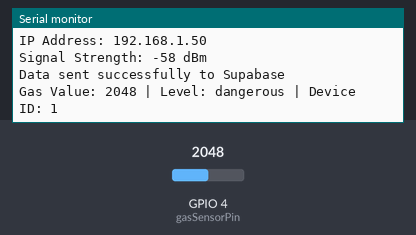
Bench run of a sketch on a simulated ESP32. Parts: the last lines printed to the serial monitor. The inputs (shaded band) are chosen by the test bench; at power-on: GPIO 4 (gasSensorPin) = 2048. WiFi joins after 1.5 s; servers stay silent unless stated; uploads are accepted with an empty reply; the local clock reads 2024-03-15 10:24:30 at power-on unless the sketch sets it; web services answer with replies made up by the test bench.

Above: at 3.7 s.
3.8 s: GPIO 4 (gasSensorPin) set to 984
At 9.7 s:
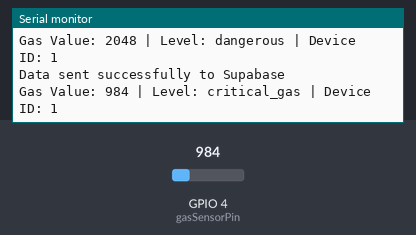
14.7 s: GPIO 4 (gasSensorPin) set to 560
At 20.6 s:
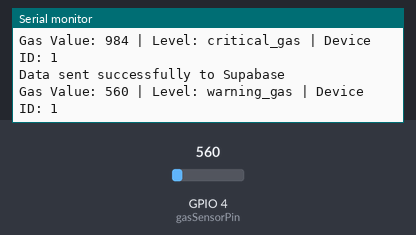
25.6 s: GPIO 4 (gasSensorPin) set to 260
At 30.3 s:
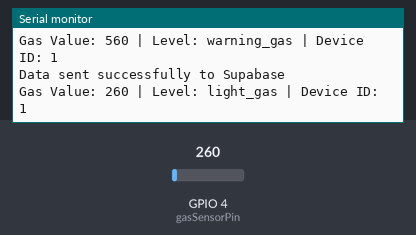
36.5 s: GPIO 4 (gasSensorPin) set to 60
At 41.2 s:
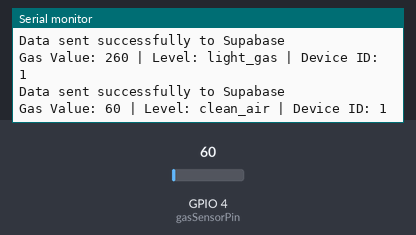

The sketch:

gas_sesnor.ino
```cpp
#include <WiFi.h>
#include <HTTPClient.h>
#include <ArduinoJson.h>

// WiFi credentials
const char* ssid = "ZTE_2.4G_LNZh9p";
const char* password = "WUFT9tZ5";

// Supabase configuration
const char* supabaseUrl = "https://yqoenpsoluwmjrlliwdo.supabase.co";
const char* supabaseKey = "eyJhbGciOiJIUzI1NiIsInR5cCI6IkpXVCJ9.eyJpc3MiOiJzdXBhYmFzZSIsInJlZiI6Inlxb2VucHNvbHV3bWpybGxpd2RvIiwicm9sZSI6ImFub24iLCJpYXQiOjE3NDk0NTgzNDEsImV4cCI6MjA2NTAzNDM0MX0.YQx7Qjw7gJD5Vv7_Z3LCQLaCACsLvfvW2IR7YIpAps0";

// Device identification
const int deviceId = 1;  // Simple integer device ID
const char* deviceName = "Kitchen Gas Sensor";

// MQ5 Gas Sensor pinf
const int gasSensorPin = 4; // Analog pin for MQ5 sensor

// Gas level thresholds
const int CLEAN_AIR_THRESHOLD = 100;    // Below this value is considered clean air
const int LIGHT_GAS_THRESHOLD = 300;    // Light gas detection threshold
const int WARNING_GAS_THRESHOLD = 600;  // Warning gas level threshold
const int CRITICAL_GAS_THRESHOLD = 1000; // Critical gas level threshold

void setup() {
  Serial.begin(115200);
  delay(1000); // Give time for serial monitor to start

  // Connect to WiFi with timeout and retry mechanism
  connectToWiFi();
}

void loop() {
  // Check WiFi connection and reconnect if needed
  if (WiFi.status() != WL_CONNECTED) {
    Serial.println("WiFi disconnected. Reconnecting...");
    connectToWiFi();
  }

  if (WiFi.status() == WL_CONNECTED) {
    // Read gas sensor value
    int gasValue = analogRead(gasSensorPin);
    String gasLevel = getGasLevel(gasValue);

    // Create JSON payload with device info
    StaticJsonDocument<300> doc;
    doc["gas_value"] = gasValue;
    doc["gas_level"] = gasLevel;
    doc["device_id"] = deviceId;
    doc["device_name"] = deviceName;
    doc["timestamp"] = getTimestamp();

    String jsonString;
    serializeJson(doc, jsonString);

    // Send data to Supabase
    sendToSupabase(jsonString);

    // Print values to Serial Monitor
    Serial.print("Gas Value: ");
    Serial.print(gasValue);
    Serial.print(" | Level: ");
    Serial.print(gasLevel);
    Serial.print(" | Device ID: ");
    Serial.println(deviceId);
  } else {
    Serial.println("WiFi not connected. Skipping data transmission.");
  }

  delay(5000); // Wait for 5 seconds before next reading
}

String getGasLevel(int value) {
  if (value < CLEAN_AIR_THRESHOLD) return "clean_air";
  if (value < LIGHT_GAS_THRESHOLD) return "light_gas";
  if (value < WARNING_GAS_THRESHOLD) return "warning_gas";
  if (value < CRITICAL_GAS_THRESHOLD) return "critical_gas";
  return "dangerous";
}

String getTimestamp() {
  HTTPClient http;
  String url = "http://worldtimeapi.org/api/ip";
  http.begin(url);

  int httpCode = http.GET();
  String timestamp = "";

  if (httpCode == HTTP_CODE_OK) {
    String payload = http.getString();
    StaticJsonDocument<1024> doc;
    deserializeJson(doc, payload);
    timestamp = doc["datetime"].as<String>();
  }

  http.end();
  return timestamp;
}

void connectToWiFi() {
  WiFi.mode(WIFI_STA);
  WiFi.begin(ssid, password);

  Serial.print("Connecting to WiFi");
  int attempts = 0;
  const int maxAttempts = 20; // 10 seconds timeout

  while (WiFi.status() != WL_CONNECTED && attempts < maxAttempts) {
    delay(500);
    Serial.print(".");
    attempts++;
  }

  if (WiFi.status() == WL_CONNECTED) {
    Serial.println("\nConnected to WiFi");
    Serial.print("IP Address: ");
    Serial.println(WiFi.localIP());
    Serial.print("Signal Strength: ");
    Serial.print(WiFi.RSSI());
    Serial.println(" dBm");
  } else {
    Serial.println("\nFailed to connect to WiFi. Will retry...");
    WiFi.disconnect();
    delay(1000);
  }
}

void sendToSupabase(String jsonData) {
  HTTPClient http;
  String url = String(supabaseUrl) + "/rest/v1/gas_sensor_reading";

  http.begin(url);
  http.addHeader("Content-Type", "application/json");
  http.addHeader("apikey", supabaseKey);
  http.addHeader("Authorization", "Bearer " + String(supabaseKey));
  http.addHeader("Prefer", "return=minimal");

  int httpCode = http.POST(jsonData);

  if (httpCode > 0) {
    if (httpCode == HTTP_CODE_CREATED || httpCode == HTTP_CODE_OK) {
      Serial.println("Data sent successfully to Supabase");
    } else {
      String response = http.getString();
      Serial.println("HTTP Response code: " + String(httpCode));
      Serial.println("Response: " + response);
    }
  } else {
    Serial.println("Error sending data to Supabase");
    Serial.println("HTTP Error: " + String(httpCode));
  }

  http.end();
} 
```

Measured:
- after the input at 3.8 s, the serial monitor: prints a new line after 4.5 s (image 1)
- after the input at 14.7 s, the serial monitor: prints a new line after 4.4 s (image 2)
- after the input at 25.6 s, the serial monitor: prints a new line after 4.3 s (image 3)
- after the input at 36.5 s, the serial monitor: prints a new line after 4.2 s (image 4)
